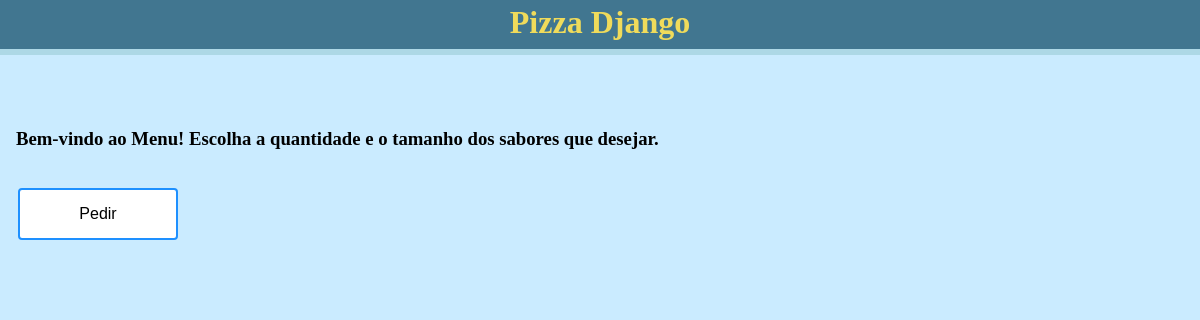
The page /delivery/menu on the database as committed earlier.
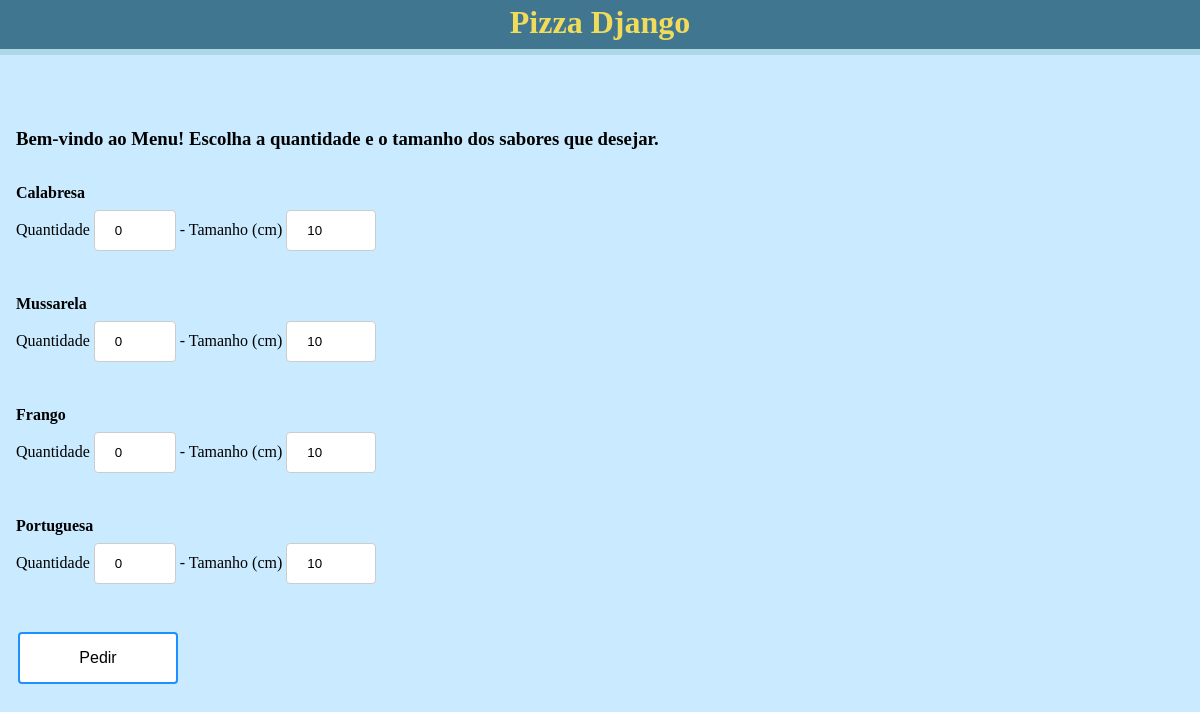
The same page on the database as committed later.
### delivery/models.py (models this page shows, shortened)
class Pizza(models.Model):
    flavor = models.CharField(max_length=20)
    description = models.CharField(max_length=200)

### delivery/views.py (the view)
# urls.py: path('menu', views.menu, name='menu'),
def menu(request, **context):
    lists = msg = None
    template = loader.get_template('delivery/menu.html')
    msg = "Bem-vindo ao Menu! Escolha a quantidade e o tamanho dos sabores que desejar."
    lists = Pizza.objects.all()
    context = {"lists":lists, "msg":msg}
    return HttpResponse(template.render(context, request))

### delivery/templates/delivery/menu.html (shortened to what this page needs)
<!DOCTYPE html>
<html>
<head>
</head>
<body style="background-color: #caebff;">
<div align="center" style="position=absolute; margin-top: -25px; margin-left: -25px; margin-right: -25px;">
  <a href="/" style="color: #f0db5b; text-decoration: none">
    <h1 align="center" style="background-color:#417690; border-bottom: 6px solid lightblue; padding: 8px;">
        Pizza Django
    </h1>
  </a>
</div>
<div align="left" style="position: relative; top: 24px; padding: 8px;">
  <h3>
    {{msg}}
  </h3>
</div>
<form action="{% url 'delivery:menu_forms' %}" method="post" style="position: relative; top: 24px; padding: 8px;">
    {% for item in lists %}
      <b>{{item.flavor}}</b><br> Quantidade <input type="number" class="inputes" name={{item.flavor.lower|add:"qtd"}} min="0" max="3" value=0> - Tamanho (cm) <input type="number" class="inputes"  name="{{item.flavor.lower|add:"size"}}" step=10 min="10" max="30" value=10><br><br><br>
    {% endfor %}
    <input type="submit" name="botaoforms" value="Pedir" class="button button-fundo-laranja">
</form>
</body>
</html>

### delivery/templates/delivery/menu.html (style rules this page uses)
.button { background-color: #4CAF50; color: white; padding: 15px 32px; text-align: center; text-decoration: none; display: inline-block; font-size: 16px; margin: 4px 2px; cursor: pointer; -webkit-transition-duration: 0.4s; transition-duration: 0.4s; border-radius: 4px; width: 160px }
.button-fundo-laranja { background-color: white; color: black; border: 2px solid #1E90FF; }
.inputes { padding: 12px 20px; margin: 8px 0; display: inline-block; border: 1px solid #ccc; border-radius: 4px; box-sizing: border-box; }

Rows that differ between the two databases and show on the page:
added Pizza: flavor "Calabresa"
added Pizza: flavor "Mussarela"
added Pizza: flavor "Frango"
added Pizza: flavor "Portuguesa"
